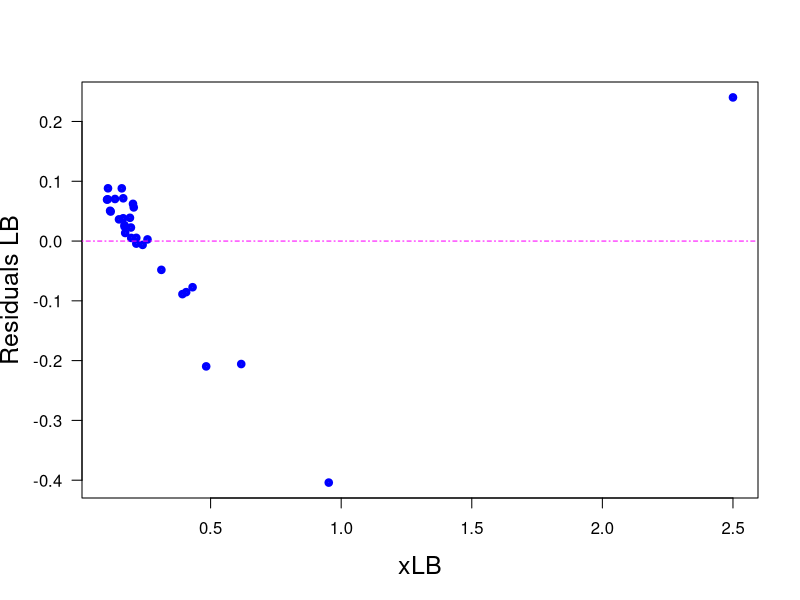

This figure's R source:
print('file: MM-LB1res.R')
# Michaelis-Menten: esimate parameters using Lineweaver-Burk transformation
# data: I
x = c(0.40, 1.05, 1.62, 2.07, 2.32, 2.46, 2.55, 3.21, 3.87, 4.17, 4.64, 4.64, 
      4.86, 4.93, 5.10, 5.13,5.23, 5.78, 5.86, 5.87, 6.04, 6.05, 6.25, 6.70, 
      7.46, 8.51, 8.68, 9.33, 9.44, 9.66)
y = c(0.36, 1.54, 1.90, 2.54, 2.10, 2.25, 2.34, 2.56, 2.56, 2.75, 2.92, 2.84,
      2.54, 2.52, 3.00, 2.86,2.76, 3.13, 3.05, 3.03, 2.70, 2.97, 2.62, 3.13, 
      2.95, 3.31, 3.32, 3.02, 3.21, 3.24)
n = length(x); print(c(n,'n sample size'))
alpha = 4 # true Vmax
beta  = 2 # true half-saturation constant K
# print(c(alpha,beta,'alpha = Vmax, beta = K'))
# ---------------------------------------------------
print('(3) Lineweaver-Burk transformation:')
print('(3a) apply Lineweaver-Burk transformation:')
gamma = 1/alpha; print(c(gamma,'gamma   true y-intercept')) 
delta = beta/alpha; print(c(delta,'delta   true slope'))
xLB = 1/x; yLB = 1/y # Lineweaver-Burk transformation
# ---------------------------------------------------
# (3b) OLS of transformed data: apply lm()
LBs = summary(lm(yLB ~ xLB))
cEst = LBs$coefficients[1]; dEst = LBs$coefficients[2]
ucEst = LBs$coefficients[3]; udEst = LBs$coefficients[4]
print(c('cEst = ',round(cEst,3),'+-',round(ucEst,3)))
print(c('dEst = ',round(dEst,3),'+-',round(udEst,3)))
resLB = LBs$residuals
# ------------------------------------------------------------------
sflag = 14
if (sflag == 14) {
  # png('MichaelisResLB210228.png',width=16,height=16,units='cm',res=300)
  plot(xLB,resLB,type='p',lwd=4,col='blue',xlab='xLB',ylab='Residuals LB',las=1,
       cex=0.6,cex.lab=1.5)
  abline(h=0,col='magenta',lty=4)
  # dev.off()
}
